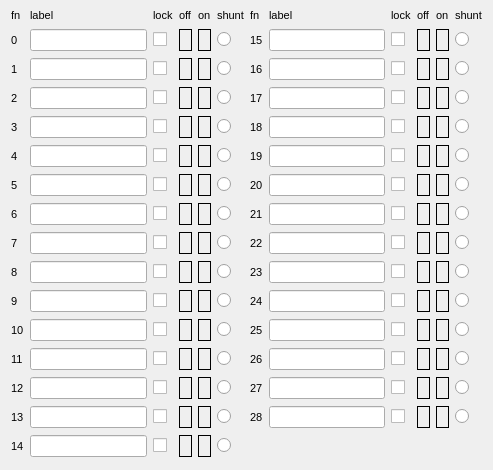
<?xml version="1.0" encoding="UTF-8"?>
<ui version="4.0">
 <class>FunctionLabelsPane</class>
 <widget class="QWidget" name="FunctionLabelsPane">
  <property name="geometry">
   <rect>
    <x>0</x>
    <y>0</y>
    <width>493</width>
    <height>470</height>
   </rect>
  </property>
  <property name="font">
   <font>
    <pointsize>8</pointsize>
   </font>
  </property>
  <property name="windowTitle">
   <string>Form</string>
  </property>
  <layout class="QGridLayout" name="gridLayout">
   <property name="topMargin">
    <number>4</number>
   </property>
   <property name="bottomMargin">
    <number>4</number>
   </property>
   <property name="verticalSpacing">
    <number>2</number>
   </property>
   <item row="0" column="0">
    <widget class="QLabel" name="label_30">
     <property name="sizePolicy">
      <sizepolicy hsizetype="Preferred" vsizetype="Fixed">
       <horstretch>0</horstretch>
       <verstretch>0</verstretch>
      </sizepolicy>
     </property>
     <property name="text">
      <string>fn</string>
     </property>
    </widget>
   </item>
   <item row="0" column="1">
    <widget class="QLabel" name="label_39">
     <property name="sizePolicy">
      <sizepolicy hsizetype="Preferred" vsizetype="Fixed">
       <horstretch>0</horstretch>
       <verstretch>0</verstretch>
      </sizepolicy>
     </property>
     <property name="text">
      <string>label</string>
     </property>
    </widget>
   </item>
   <item row="0" column="2">
    <widget class="QLabel" name="label_28">
     <property name="sizePolicy">
      <sizepolicy hsizetype="Preferred" vsizetype="Fixed">
       <horstretch>0</horstretch>
       <verstretch>0</verstretch>
      </sizepolicy>
     </property>
     <property name="text">
      <string>lock</string>
     </property>
    </widget>
   </item>
   <item row="0" column="3">
    <widget class="QLabel" name="label_33">
     <property name="sizePolicy">
      <sizepolicy hsizetype="Preferred" vsizetype="Fixed">
       <horstretch>0</horstretch>
       <verstretch>0</verstretch>
      </sizepolicy>
     </property>
     <property name="text">
      <string>off</string>
     </property>
    </widget>
   </item>
   <item row="0" column="4">
    <widget class="QLabel" name="label_37">
     <property name="sizePolicy">
      <sizepolicy hsizetype="Preferred" vsizetype="Fixed">
       <horstretch>0</horstretch>
       <verstretch>0</verstretch>
      </sizepolicy>
     </property>
     <property name="text">
      <string>on</string>
     </property>
    </widget>
   </item>
   <item row="0" column="5">
    <widget class="QLabel" name="label_38">
     <property name="sizePolicy">
      <sizepolicy hsizetype="Preferred" vsizetype="Fixed">
       <horstretch>0</horstretch>
       <verstretch>0</verstretch>
      </sizepolicy>
     </property>
     <property name="text">
      <string>shunt</string>
     </property>
    </widget>
   </item>
   <item row="0" column="6">
    <widget class="QLabel" name="label_32">
     <property name="sizePolicy">
      <sizepolicy hsizetype="Preferred" vsizetype="Fixed">
       <horstretch>0</horstretch>
       <verstretch>0</verstretch>
      </sizepolicy>
     </property>
     <property name="text">
      <string>fn</string>
     </property>
    </widget>
   </item>
   <item row="0" column="7">
    <widget class="QLabel" name="label_26">
     <property name="sizePolicy">
      <sizepolicy hsizetype="Preferred" vsizetype="Fixed">
       <horstretch>0</horstretch>
       <verstretch>0</verstretch>
      </sizepolicy>
     </property>
     <property name="text">
      <string>label</string>
     </property>
    </widget>
   </item>
   <item row="0" column="8">
    <widget class="QLabel" name="label_29">
     <property name="sizePolicy">
      <sizepolicy hsizetype="Preferred" vsizetype="Fixed">
       <horstretch>0</horstretch>
       <verstretch>0</verstretch>
      </sizepolicy>
     </property>
     <property name="text">
      <string>lock</string>
     </property>
    </widget>
   </item>
   <item row="0" column="9">
    <widget class="QLabel" name="label_35">
     <property name="sizePolicy">
      <sizepolicy hsizetype="Preferred" vsizetype="Fixed">
       <horstretch>0</horstretch>
       <verstretch>0</verstretch>
      </sizepolicy>
     </property>
     <property name="text">
      <string>off</string>
     </property>
    </widget>
   </item>
   <item row="0" column="10">
    <widget class="QLabel" name="label_27">
     <property name="sizePolicy">
      <sizepolicy hsizetype="Preferred" vsizetype="Fixed">
       <horstretch>0</horstretch>
       <verstretch>0</verstretch>
      </sizepolicy>
     </property>
     <property name="text">
      <string>on</string>
     </property>
    </widget>
   </item>
   <item row="0" column="11">
    <widget class="QLabel" name="label_36">
     <property name="sizePolicy">
      <sizepolicy hsizetype="Preferred" vsizetype="Fixed">
       <horstretch>0</horstretch>
       <verstretch>0</verstretch>
      </sizepolicy>
     </property>
     <property name="text">
      <string>shunt</string>
     </property>
    </widget>
   </item>
   <item row="1" column="0">
    <widget class="QLabel" name="label_34">
     <property name="text">
      <string>0</string>
     </property>
    </widget>
   </item>
   <item row="1" column="1">
    <widget class="QLineEdit" name="lbl0"/>
   </item>
   <item row="1" column="2">
    <widget class="QCheckBox" name="chkLock0">
     <property name="text">
      <string/>
     </property>
    </widget>
   </item>
   <item row="1" column="3">
    <widget class="DropJLabel" name="iconOff0">
     <property name="toolTip">
      <string>&lt;html&gt;&lt;head/&gt;&lt;body&gt;&lt;p&gt;Image for function button&lt;/p&gt;&lt;/body&gt;&lt;/html&gt;</string>
     </property>
     <property name="frameShape">
      <enum>QFrame::Box</enum>
     </property>
     <property name="text">
      <string/>
     </property>
    </widget>
   </item>
   <item row="1" column="4">
    <widget class="DropJLabel" name="iconOn0">
     <property name="toolTip">
      <string>&lt;html&gt;&lt;head/&gt;&lt;body&gt;&lt;p&gt;Image for activated function button&lt;/p&gt;&lt;/body&gt;&lt;/html&gt;</string>
     </property>
     <property name="frameShape">
      <enum>QFrame::Box</enum>
     </property>
     <property name="text">
      <string/>
     </property>
    </widget>
   </item>
   <item row="1" column="5">
    <widget class="QRadioButton" name="radioButton_0">
     <property name="text">
      <string/>
     </property>
    </widget>
   </item>
   <item row="1" column="6">
    <widget class="QLabel" name="label_44">
     <property name="text">
      <string>15</string>
     </property>
    </widget>
   </item>
   <item row="1" column="7">
    <widget class="QLineEdit" name="lbl15"/>
   </item>
   <item row="1" column="8">
    <widget class="QCheckBox" name="chkLock15">
     <property name="text">
      <string/>
     </property>
    </widget>
   </item>
   <item row="1" column="9">
    <widget class="DropJLabel" name="iconOff15">
     <property name="frameShape">
      <enum>QFrame::Box</enum>
     </property>
     <property name="text">
      <string/>
     </property>
    </widget>
   </item>
   <item row="1" column="10">
    <widget class="DropJLabel" name="iconOn15">
     <property name="frameShape">
      <enum>QFrame::Box</enum>
     </property>
     <property name="text">
      <string/>
     </property>
    </widget>
   </item>
   <item row="1" column="11">
    <widget class="QRadioButton" name="radioButton_15">
     <property name="text">
      <string/>
     </property>
    </widget>
   </item>
   <item row="2" column="0">
    <widget class="QLabel" name="label_41">
     <property name="text">
      <string>1</string>
     </property>
    </widget>
   </item>
   <item row="2" column="1">
    <widget class="QLineEdit" name="lbl1"/>
   </item>
   <item row="2" column="2">
    <widget class="QCheckBox" name="chkLock1">
     <property name="text">
      <string/>
     </property>
    </widget>
   </item>
   <item row="2" column="3">
    <widget class="DropJLabel" name="iconOff1">
     <property name="frameShape">
      <enum>QFrame::Box</enum>
     </property>
     <property name="text">
      <string/>
     </property>
    </widget>
   </item>
   <item row="2" column="4">
    <widget class="DropJLabel" name="iconOn1">
     <property name="frameShape">
      <enum>QFrame::Box</enum>
     </property>
     <property name="text">
      <string/>
     </property>
    </widget>
   </item>
   <item row="2" column="5">
    <widget class="QRadioButton" name="radioButton_1">
     <property name="text">
      <string/>
     </property>
    </widget>
   </item>
   <item row="2" column="6">
    <widget class="QLabel" name="label_43">
     <property name="text">
      <string>16</string>
     </property>
    </widget>
   </item>
   <item row="2" column="7">
    <widget class="QLineEdit" name="lbl16"/>
   </item>
   <item row="2" column="8">
    <widget class="QCheckBox" name="chkLock16">
     <property name="text">
      <string/>
     </property>
    </widget>
   </item>
   <item row="2" column="9">
    <widget class="DropJLabel" name="iconOff16">
     <property name="frameShape">
      <enum>QFrame::Box</enum>
     </property>
     <property name="text">
      <string/>
     </property>
    </widget>
   </item>
   <item row="2" column="10">
    <widget class="DropJLabel" name="iconOn16">
     <property name="frameShape">
      <enum>QFrame::Box</enum>
     </property>
     <property name="text">
      <string/>
     </property>
    </widget>
   </item>
   <item row="2" column="11">
    <widget class="QRadioButton" name="radioButton_16">
     <property name="text">
      <string/>
     </property>
    </widget>
   </item>
   <item row="3" column="0">
    <widget class="QLabel" name="label_50">
     <property name="text">
      <string>2</string>
     </property>
    </widget>
   </item>
   <item row="3" column="1">
    <widget class="QLineEdit" name="lbl2"/>
   </item>
   <item row="3" column="2">
    <widget class="QCheckBox" name="chkLock2">
     <property name="text">
      <string/>
     </property>
    </widget>
   </item>
   <item row="3" column="3">
    <widget class="DropJLabel" name="iconOff2">
     <property name="frameShape">
      <enum>QFrame::Box</enum>
     </property>
     <property name="text">
      <string/>
     </property>
    </widget>
   </item>
   <item row="3" column="4">
    <widget class="DropJLabel" name="iconOn2">
     <property name="frameShape">
      <enum>QFrame::Box</enum>
     </property>
     <property name="text">
      <string/>
     </property>
    </widget>
   </item>
   <item row="3" column="5">
    <widget class="QRadioButton" name="radioButton_2">
     <property name="text">
      <string/>
     </property>
    </widget>
   </item>
   <item row="3" column="6">
    <widget class="QLabel" name="label_263">
     <property name="text">
      <string>17</string>
     </property>
    </widget>
   </item>
   <item row="3" column="7">
    <widget class="QLineEdit" name="lbl17"/>
   </item>
   <item row="3" column="8">
    <widget class="QCheckBox" name="checkBox_68">
     <property name="text">
      <string/>
     </property>
    </widget>
   </item>
   <item row="3" column="9">
    <widget class="QLabel" name="label_250">
     <property name="frameShape">
      <enum>QFrame::Box</enum>
     </property>
     <property name="text">
      <string/>
     </property>
    </widget>
   </item>
   <item row="3" column="10">
    <widget class="QLabel" name="label_255">
     <property name="frameShape">
      <enum>QFrame::Box</enum>
     </property>
     <property name="text">
      <string/>
     </property>
    </widget>
   </item>
   <item row="3" column="11">
    <widget class="QRadioButton" name="radioButton_17">
     <property name="text">
      <string/>
     </property>
    </widget>
   </item>
   <item row="4" column="0">
    <widget class="QLabel" name="label_83">
     <property name="text">
      <string>3</string>
     </property>
    </widget>
   </item>
   <item row="4" column="1">
    <widget class="QLineEdit" name="lbl3"/>
   </item>
   <item row="4" column="2">
    <widget class="QCheckBox" name="chkLock3">
     <property name="text">
      <string/>
     </property>
    </widget>
   </item>
   <item row="4" column="3">
    <widget class="DropJLabel" name="iconOff3">
     <property name="frameShape">
      <enum>QFrame::Box</enum>
     </property>
     <property name="text">
      <string/>
     </property>
    </widget>
   </item>
   <item row="4" column="4">
    <widget class="DropJLabel" name="iconOn3">
     <property name="frameShape">
      <enum>QFrame::Box</enum>
     </property>
     <property name="text">
      <string/>
     </property>
    </widget>
   </item>
   <item row="4" column="5">
    <widget class="QRadioButton" name="radioButton_3">
     <property name="text">
      <string/>
     </property>
    </widget>
   </item>
   <item row="4" column="6">
    <widget class="QLabel" name="label_256">
     <property name="text">
      <string>18</string>
     </property>
    </widget>
   </item>
   <item row="4" column="7">
    <widget class="QLineEdit" name="lbl18"/>
   </item>
   <item row="4" column="8">
    <widget class="QCheckBox" name="checkBox_69">
     <property name="text">
      <string/>
     </property>
    </widget>
   </item>
   <item row="4" column="9">
    <widget class="QLabel" name="label_279">
     <property name="frameShape">
      <enum>QFrame::Box</enum>
     </property>
     <property name="text">
      <string/>
     </property>
    </widget>
   </item>
   <item row="4" column="10">
    <widget class="QLabel" name="label_280">
     <property name="frameShape">
      <enum>QFrame::Box</enum>
     </property>
     <property name="text">
      <string/>
     </property>
    </widget>
   </item>
   <item row="4" column="11">
    <widget class="QRadioButton" name="radioButton_18">
     <property name="text">
      <string/>
     </property>
    </widget>
   </item>
   <item row="5" column="0">
    <widget class="QLabel" name="label_116">
     <property name="text">
      <string>4</string>
     </property>
    </widget>
   </item>
   <item row="5" column="1">
    <widget class="QLineEdit" name="lbl4"/>
   </item>
   <item row="5" column="2">
    <widget class="QCheckBox" name="chkLock4">
     <property name="text">
      <string/>
     </property>
    </widget>
   </item>
   <item row="5" column="3">
    <widget class="DropJLabel" name="iconOff4">
     <property name="frameShape">
      <enum>QFrame::Box</enum>
     </property>
     <property name="text">
      <string/>
     </property>
    </widget>
   </item>
   <item row="5" column="4">
    <widget class="DropJLabel" name="iconOn4">
     <property name="frameShape">
      <enum>QFrame::Box</enum>
     </property>
     <property name="text">
      <string/>
     </property>
    </widget>
   </item>
   <item row="5" column="5">
    <widget class="QRadioButton" name="radioButton_4">
     <property name="text">
      <string/>
     </property>
    </widget>
   </item>
   <item row="5" column="6">
    <widget class="QLabel" name="label_249">
     <property name="text">
      <string>19</string>
     </property>
    </widget>
   </item>
   <item row="5" column="7">
    <widget class="QLineEdit" name="lbl19"/>
   </item>
   <item row="5" column="8">
    <widget class="QCheckBox" name="checkBox_71">
     <property name="text">
      <string/>
     </property>
    </widget>
   </item>
   <item row="5" column="9">
    <widget class="QLabel" name="label_278">
     <property name="frameShape">
      <enum>QFrame::Box</enum>
     </property>
     <property name="text">
      <string/>
     </property>
    </widget>
   </item>
   <item row="5" column="10">
    <widget class="QLabel" name="label_269">
     <property name="frameShape">
      <enum>QFrame::Box</enum>
     </property>
     <property name="text">
      <string/>
     </property>
    </widget>
   </item>
   <item row="5" column="11">
    <widget class="QRadioButton" name="radioButton_19">
     <property name="text">
      <string/>
     </property>
    </widget>
   </item>
   <item row="6" column="0">
    <widget class="QLabel" name="label_119">
     <property name="text">
      <string>5</string>
     </property>
    </widget>
   </item>
   <item row="6" column="1">
    <widget class="QLineEdit" name="lbl5"/>
   </item>
   <item row="6" column="2">
    <widget class="QCheckBox" name="chkLock5">
     <property name="text">
      <string/>
     </property>
    </widget>
   </item>
   <item row="6" column="3">
    <widget class="DropJLabel" name="iconOff5">
     <property name="frameShape">
      <enum>QFrame::Box</enum>
     </property>
     <property name="text">
      <string/>
     </property>
    </widget>
   </item>
   <item row="6" column="4">
    <widget class="DropJLabel" name="iconOn5">
     <property name="frameShape">
      <enum>QFrame::Box</enum>
     </property>
     <property name="text">
      <string/>
     </property>
    </widget>
   </item>
   <item row="6" column="5">
    <widget class="QRadioButton" name="radioButton_5">
     <property name="text">
      <string/>
     </property>
    </widget>
   </item>
   <item row="6" column="6">
    <widget class="QLabel" name="label_262">
     <property name="text">
      <string>20</string>
     </property>
    </widget>
   </item>
   <item row="6" column="7">
    <widget class="QLineEdit" name="lbl20"/>
   </item>
   <item row="6" column="8">
    <widget class="QCheckBox" name="checkBox_67">
     <property name="text">
      <string/>
     </property>
    </widget>
   </item>
   <item row="6" column="9">
    <widget class="QLabel" name="label_268">
     <property name="frameShape">
      <enum>QFrame::Box</enum>
     </property>
     <property name="text">
      <string/>
     </property>
    </widget>
   </item>
   <item row="6" column="10">
    <widget class="QLabel" name="label_258">
     <property name="frameShape">
      <enum>QFrame::Box</enum>
     </property>
     <property name="text">
      <string/>
     </property>
    </widget>
   </item>
   <item row="6" column="11">
    <widget class="QRadioButton" name="radioButton_20">
     <property name="text">
      <string/>
     </property>
    </widget>
   </item>
   <item row="7" column="0">
    <widget class="QLabel" name="label_122">
     <property name="text">
      <string>6</string>
     </property>
    </widget>
   </item>
   <item row="7" column="1">
    <widget class="QLineEdit" name="lbl6"/>
   </item>
   <item row="7" column="2">
    <widget class="QCheckBox" name="chkLock6">
     <property name="text">
      <string/>
     </property>
    </widget>
   </item>
   <item row="7" column="3">
    <widget class="DropJLabel" name="iconOff6">
     <property name="frameShape">
      <enum>QFrame::Box</enum>
     </property>
     <property name="text">
      <string/>
     </property>
    </widget>
   </item>
   <item row="7" column="4">
    <widget class="DropJLabel" name="iconOn6">
     <property name="frameShape">
      <enum>QFrame::Box</enum>
     </property>
     <property name="text">
      <string/>
     </property>
    </widget>
   </item>
   <item row="7" column="5">
    <widget class="QRadioButton" name="radioButton_6">
     <property name="text">
      <string/>
     </property>
    </widget>
   </item>
   <item row="7" column="6">
    <widget class="QLabel" name="label_271">
     <property name="text">
      <string>21</string>
     </property>
    </widget>
   </item>
   <item row="7" column="7">
    <widget class="QLineEdit" name="lbl21">
     <property name="text">
      <string/>
     </property>
    </widget>
   </item>
   <item row="7" column="8">
    <widget class="QCheckBox" name="checkBox_64">
     <property name="text">
      <string/>
     </property>
    </widget>
   </item>
   <item row="7" column="9">
    <widget class="QLabel" name="label_252">
     <property name="frameShape">
      <enum>QFrame::Box</enum>
     </property>
     <property name="text">
      <string/>
     </property>
    </widget>
   </item>
   <item row="7" column="10">
    <widget class="QLabel" name="label_277">
     <property name="frameShape">
      <enum>QFrame::Box</enum>
     </property>
     <property name="text">
      <string/>
     </property>
    </widget>
   </item>
   <item row="7" column="11">
    <widget class="QRadioButton" name="radioButton_21">
     <property name="text">
      <string/>
     </property>
    </widget>
   </item>
   <item row="8" column="0">
    <widget class="QLabel" name="label_125">
     <property name="text">
      <string>7</string>
     </property>
    </widget>
   </item>
   <item row="8" column="1">
    <widget class="QLineEdit" name="lbl7"/>
   </item>
   <item row="8" column="2">
    <widget class="QCheckBox" name="chkLock7">
     <property name="text">
      <string/>
     </property>
    </widget>
   </item>
   <item row="8" column="3">
    <widget class="DropJLabel" name="iconOff7">
     <property name="frameShape">
      <enum>QFrame::Box</enum>
     </property>
     <property name="text">
      <string/>
     </property>
    </widget>
   </item>
   <item row="8" column="4">
    <widget class="DropJLabel" name="iconOn7">
     <property name="frameShape">
      <enum>QFrame::Box</enum>
     </property>
     <property name="text">
      <string/>
     </property>
    </widget>
   </item>
   <item row="8" column="5">
    <widget class="QRadioButton" name="radioButton_7">
     <property name="text">
      <string/>
     </property>
    </widget>
   </item>
   <item row="8" column="6">
    <widget class="QLabel" name="label_275">
     <property name="text">
      <string>22</string>
     </property>
    </widget>
   </item>
   <item row="8" column="7">
    <widget class="QLineEdit" name="lbl22"/>
   </item>
   <item row="8" column="8">
    <widget class="QCheckBox" name="checkBox_73">
     <property name="text">
      <string/>
     </property>
    </widget>
   </item>
   <item row="8" column="9">
    <widget class="QLabel" name="label_251">
     <property name="frameShape">
      <enum>QFrame::Box</enum>
     </property>
     <property name="text">
      <string/>
     </property>
    </widget>
   </item>
   <item row="8" column="10">
    <widget class="QLabel" name="label_273">
     <property name="frameShape">
      <enum>QFrame::Box</enum>
     </property>
     <property name="text">
      <string/>
     </property>
    </widget>
   </item>
   <item row="8" column="11">
    <widget class="QRadioButton" name="radioButton_22">
     <property name="text">
      <string/>
     </property>
    </widget>
   </item>
   <item row="9" column="0">
    <widget class="QLabel" name="label_155">
     <property name="text">
      <string>8</string>
     </property>
    </widget>
   </item>
   <item row="9" column="1">
    <widget class="QLineEdit" name="lbl8"/>
   </item>
   <item row="9" column="2">
    <widget class="QCheckBox" name="chkLock8">
     <property name="text">
      <string/>
     </property>
    </widget>
   </item>
   <item row="9" column="3">
    <widget class="DropJLabel" name="iconOff8">
     <property name="frameShape">
      <enum>QFrame::Box</enum>
     </property>
     <property name="text">
      <string/>
     </property>
    </widget>
   </item>
   <item row="9" column="4">
    <widget class="DropJLabel" name="iconOn8">
     <property name="frameShape">
      <enum>QFrame::Box</enum>
     </property>
     <property name="text">
      <string/>
     </property>
    </widget>
   </item>
   <item row="9" column="5">
    <widget class="QRadioButton" name="radioButton_8">
     <property name="text">
      <string/>
     </property>
    </widget>
   </item>
   <item row="9" column="6">
    <widget class="QLabel" name="label_276">
     <property name="text">
      <string>23</string>
     </property>
    </widget>
   </item>
   <item row="9" column="7">
    <widget class="QLineEdit" name="lbl23"/>
   </item>
   <item row="9" column="8">
    <widget class="QCheckBox" name="checkBox_72">
     <property name="text">
      <string/>
     </property>
    </widget>
   </item>
   <item row="9" column="9">
    <widget class="QLabel" name="label_281">
     <property name="frameShape">
      <enum>QFrame::Box</enum>
     </property>
     <property name="text">
      <string/>
     </property>
    </widget>
   </item>
   <item row="9" column="10">
    <widget class="QLabel" name="label_272">
     <property name="frameShape">
      <enum>QFrame::Box</enum>
     </property>
     <property name="text">
      <string/>
     </property>
    </widget>
   </item>
   <item row="9" column="11">
    <widget class="QRadioButton" name="radioButton_23">
     <property name="text">
      <string/>
     </property>
    </widget>
   </item>
   <item row="10" column="0">
    <widget class="QLabel" name="label_151">
     <property name="text">
      <string>9</string>
     </property>
    </widget>
   </item>
   <item row="10" column="1">
    <widget class="QLineEdit" name="lbl9"/>
   </item>
   <item row="10" column="2">
    <widget class="QCheckBox" name="chkLock9">
     <property name="text">
      <string/>
     </property>
    </widget>
   </item>
   <item row="10" column="3">
    <widget class="DropJLabel" name="iconOff9">
     <property name="frameShape">
      <enum>QFrame::Box</enum>
     </property>
     <property name="text">
      <string/>
     </property>
    </widget>
   </item>
   <item row="10" column="4">
    <widget class="DropJLabel" name="iconOn9">
     <property name="frameShape">
      <enum>QFrame::Box</enum>
     </property>
     <property name="text">
      <string/>
     </property>
    </widget>
   </item>
   <item row="10" column="5">
    <widget class="QRadioButton" name="radioButton_9">
     <property name="text">
      <string/>
     </property>
    </widget>
   </item>
   <item row="10" column="6">
    <widget class="QLabel" name="label_270">
     <property name="text">
      <string>24</string>
     </property>
    </widget>
   </item>
   <item row="10" column="7">
    <widget class="QLineEdit" name="lbl24"/>
   </item>
   <item row="10" column="8">
    <widget class="QCheckBox" name="checkBox_63">
     <property name="text">
      <string/>
     </property>
    </widget>
   </item>
   <item row="10" column="9">
    <widget class="QLabel" name="label_257">
     <property name="frameShape">
      <enum>QFrame::Box</enum>
     </property>
     <property name="text">
      <string/>
     </property>
    </widget>
   </item>
   <item row="10" column="10">
    <widget class="QLabel" name="label_261">
     <property name="frameShape">
      <enum>QFrame::Box</enum>
     </property>
     <property name="text">
      <string/>
     </property>
    </widget>
   </item>
   <item row="10" column="11">
    <widget class="QRadioButton" name="radioButton_24">
     <property name="text">
      <string/>
     </property>
    </widget>
   </item>
   <item row="11" column="0">
    <widget class="QLabel" name="label_148">
     <property name="text">
      <string>10</string>
     </property>
    </widget>
   </item>
   <item row="11" column="1">
    <widget class="QLineEdit" name="lbl10"/>
   </item>
   <item row="11" column="2">
    <widget class="QCheckBox" name="chkLock10">
     <property name="text">
      <string/>
     </property>
    </widget>
   </item>
   <item row="11" column="3">
    <widget class="DropJLabel" name="iconOff10">
     <property name="frameShape">
      <enum>QFrame::Box</enum>
     </property>
     <property name="text">
      <string/>
     </property>
    </widget>
   </item>
   <item row="11" column="4">
    <widget class="DropJLabel" name="iconOn10">
     <property name="frameShape">
      <enum>QFrame::Box</enum>
     </property>
     <property name="text">
      <string/>
     </property>
    </widget>
   </item>
   <item row="11" column="5">
    <widget class="QRadioButton" name="radioButton_10">
     <property name="text">
      <string/>
     </property>
    </widget>
   </item>
   <item row="11" column="6">
    <widget class="QLabel" name="label_265">
     <property name="text">
      <string>25</string>
     </property>
    </widget>
   </item>
   <item row="11" column="7">
    <widget class="QLineEdit" name="lbl25"/>
   </item>
   <item row="11" column="8">
    <widget class="QCheckBox" name="checkBox_66">
     <property name="text">
      <string/>
     </property>
    </widget>
   </item>
   <item row="11" column="9">
    <widget class="QLabel" name="label_267">
     <property name="frameShape">
      <enum>QFrame::Box</enum>
     </property>
     <property name="text">
      <string/>
     </property>
    </widget>
   </item>
   <item row="11" column="10">
    <widget class="QLabel" name="label_260">
     <property name="frameShape">
      <enum>QFrame::Box</enum>
     </property>
     <property name="text">
      <string/>
     </property>
    </widget>
   </item>
   <item row="11" column="11">
    <widget class="QRadioButton" name="radioButton_25">
     <property name="text">
      <string/>
     </property>
    </widget>
   </item>
   <item row="12" column="0">
    <widget class="QLabel" name="label_166">
     <property name="text">
      <string>11</string>
     </property>
    </widget>
   </item>
   <item row="12" column="1">
    <widget class="QLineEdit" name="lbl11"/>
   </item>
   <item row="12" column="2">
    <widget class="QCheckBox" name="chkLock11">
     <property name="text">
      <string/>
     </property>
    </widget>
   </item>
   <item row="12" column="3">
    <widget class="DropJLabel" name="iconOff11">
     <property name="frameShape">
      <enum>QFrame::Box</enum>
     </property>
     <property name="text">
      <string/>
     </property>
    </widget>
   </item>
   <item row="12" column="4">
    <widget class="DropJLabel" name="iconOn11">
     <property name="frameShape">
      <enum>QFrame::Box</enum>
     </property>
     <property name="text">
      <string/>
     </property>
    </widget>
   </item>
   <item row="12" column="5">
    <widget class="QRadioButton" name="radioButton_11">
     <property name="text">
      <string/>
     </property>
    </widget>
   </item>
   <item row="12" column="6">
    <widget class="QLabel" name="label_247">
     <property name="text">
      <string>26</string>
     </property>
    </widget>
   </item>
   <item row="12" column="7">
    <widget class="QLineEdit" name="lbl26"/>
   </item>
   <item row="12" column="8">
    <widget class="QCheckBox" name="checkBox_74">
     <property name="text">
      <string/>
     </property>
    </widget>
   </item>
   <item row="12" column="9">
    <widget class="QLabel" name="label_254">
     <property name="frameShape">
      <enum>QFrame::Box</enum>
     </property>
     <property name="text">
      <string/>
     </property>
    </widget>
   </item>
   <item row="12" column="10">
    <widget class="QLabel" name="label_248">
     <property name="frameShape">
      <enum>QFrame::Box</enum>
     </property>
     <property name="text">
      <string/>
     </property>
    </widget>
   </item>
   <item row="12" column="11">
    <widget class="QRadioButton" name="radioButton_26">
     <property name="text">
      <string/>
     </property>
    </widget>
   </item>
   <item row="13" column="0">
    <widget class="QLabel" name="label_156">
     <property name="text">
      <string>12</string>
     </property>
    </widget>
   </item>
   <item row="13" column="1">
    <widget class="QLineEdit" name="lbl12"/>
   </item>
   <item row="13" column="2">
    <widget class="QCheckBox" name="chkLock12">
     <property name="text">
      <string/>
     </property>
    </widget>
   </item>
   <item row="13" column="3">
    <widget class="DropJLabel" name="iconOff12">
     <property name="frameShape">
      <enum>QFrame::Box</enum>
     </property>
     <property name="text">
      <string/>
     </property>
    </widget>
   </item>
   <item row="13" column="4">
    <widget class="DropJLabel" name="iconOn12">
     <property name="frameShape">
      <enum>QFrame::Box</enum>
     </property>
     <property name="text">
      <string/>
     </property>
    </widget>
   </item>
   <item row="13" column="5">
    <widget class="QRadioButton" name="radioButton_12">
     <property name="text">
      <string/>
     </property>
    </widget>
   </item>
   <item row="13" column="6">
    <widget class="QLabel" name="label_264">
     <property name="text">
      <string>27</string>
     </property>
    </widget>
   </item>
   <item row="13" column="7">
    <widget class="QLineEdit" name="lbl27"/>
   </item>
   <item row="13" column="8">
    <widget class="QCheckBox" name="checkBox_65">
     <property name="text">
      <string/>
     </property>
    </widget>
   </item>
   <item row="13" column="9">
    <widget class="QLabel" name="label_266">
     <property name="frameShape">
      <enum>QFrame::Box</enum>
     </property>
     <property name="text">
      <string/>
     </property>
    </widget>
   </item>
   <item row="13" column="10">
    <widget class="QLabel" name="label_259">
     <property name="frameShape">
      <enum>QFrame::Box</enum>
     </property>
     <property name="text">
      <string/>
     </property>
    </widget>
   </item>
   <item row="13" column="11">
    <widget class="QRadioButton" name="radioButton_27">
     <property name="text">
      <string/>
     </property>
    </widget>
   </item>
   <item row="14" column="0">
    <widget class="QLabel" name="label_165">
     <property name="text">
      <string>13</string>
     </property>
    </widget>
   </item>
   <item row="14" column="1">
    <widget class="QLineEdit" name="lbl13"/>
   </item>
   <item row="14" column="2">
    <widget class="QCheckBox" name="chkLock13">
     <property name="text">
      <string/>
     </property>
    </widget>
   </item>
   <item row="14" column="3">
    <widget class="DropJLabel" name="iconOff13">
     <property name="frameShape">
      <enum>QFrame::Box</enum>
     </property>
     <property name="text">
      <string/>
     </property>
    </widget>
   </item>
   <item row="14" column="4">
    <widget class="DropJLabel" name="iconOn13">
     <property name="frameShape">
      <enum>QFrame::Box</enum>
     </property>
     <property name="text">
      <string/>
     </property>
    </widget>
   </item>
   <item row="14" column="5">
    <widget class="QRadioButton" name="radioButton_13">
     <property name="text">
      <string/>
     </property>
    </widget>
   </item>
   <item row="14" column="6">
    <widget class="QLabel" name="label_282">
     <property name="text">
      <string>28</string>
     </property>
    </widget>
   </item>
   <item row="14" column="7">
    <widget class="QLineEdit" name="lbl28"/>
   </item>
   <item row="14" column="8">
    <widget class="QCheckBox" name="checkBox_70">
     <property name="text">
      <string/>
     </property>
    </widget>
   </item>
   <item row="14" column="9">
    <widget class="QLabel" name="label_253">
     <property name="frameShape">
      <enum>QFrame::Box</enum>
     </property>
     <property name="text">
      <string/>
     </property>
    </widget>
   </item>
   <item row="14" column="10">
    <widget class="QLabel" name="label_274">
     <property name="frameShape">
      <enum>QFrame::Box</enum>
     </property>
     <property name="text">
      <string/>
     </property>
    </widget>
   </item>
   <item row="14" column="11">
    <widget class="QRadioButton" name="radioButton_28">
     <property name="text">
      <string/>
     </property>
    </widget>
   </item>
   <item row="15" column="0">
    <widget class="QLabel" name="label_157">
     <property name="text">
      <string>14</string>
     </property>
    </widget>
   </item>
   <item row="15" column="1">
    <widget class="QLineEdit" name="lbl14"/>
   </item>
   <item row="15" column="2">
    <widget class="QCheckBox" name="chkLock14">
     <property name="text">
      <string/>
     </property>
    </widget>
   </item>
   <item row="15" column="3">
    <widget class="DropJLabel" name="iconOff14">
     <property name="frameShape">
      <enum>QFrame::Box</enum>
     </property>
     <property name="text">
      <string/>
     </property>
    </widget>
   </item>
   <item row="15" column="4">
    <widget class="DropJLabel" name="iconOn14">
     <property name="frameShape">
      <enum>QFrame::Box</enum>
     </property>
     <property name="text">
      <string/>
     </property>
    </widget>
   </item>
   <item row="15" column="5">
    <widget class="QRadioButton" name="radioButton_14">
     <property name="text">
      <string/>
     </property>
    </widget>
   </item>
  </layout>
 </widget>
 <customwidgets>
  <customwidget>
   <class>DropJLabel</class>
   <extends>QLabel</extends>
   <header>../../LayoutEditor/dropjlabel.h</header>
  </customwidget>
 </customwidgets>
 <resources/>
 <connections/>
</ui>
